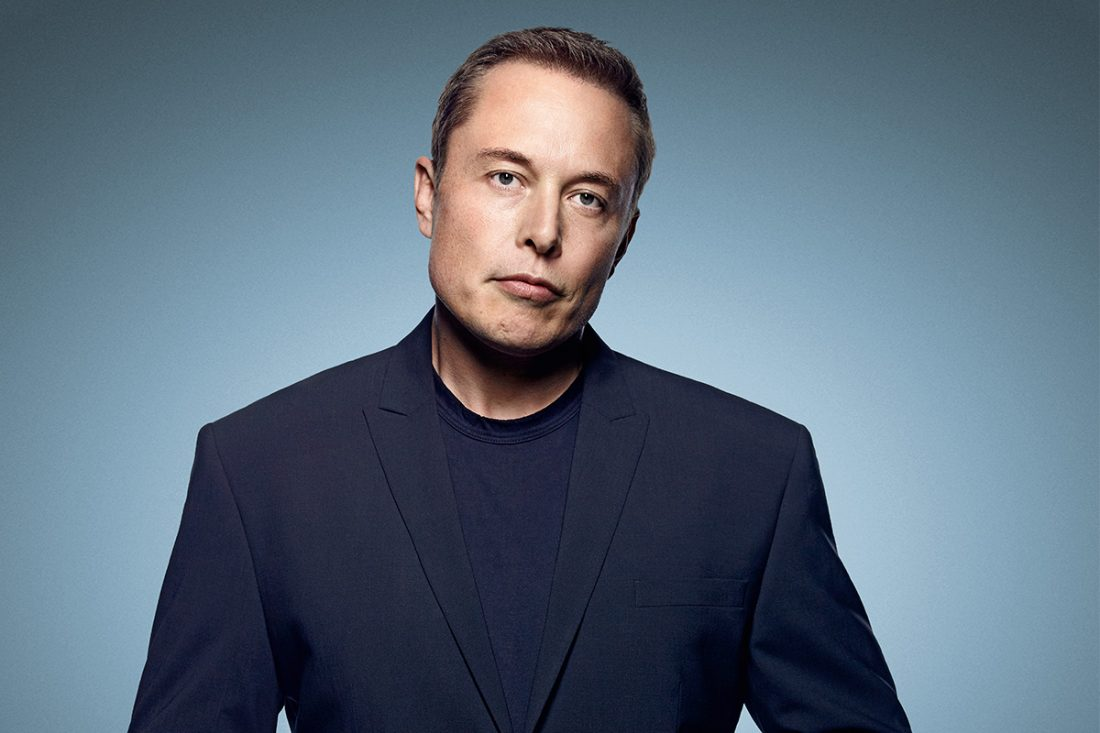
#> input picture sample.jpg, 1100 x 733 px
$ python face_detection.py sample.jpg
#> lines starting #> are read from the running program, lines starting #| are printed output that depends on the picture; after the words box and inside, x2 and y2 are one past the last pixel; in counts of white or black regions, pixels touching at a corner belong together
# load the library using the import keyword
# OpenCV must be properly installed for this to work. If not, then the module will not load with an
# error message.

import cv2
import sys

# Gets the name of the image file (filename) from sys.argv

imagePath = sys.argv[1]
cascPath = "haarcascade_frontalface_default.xml"

# This creates the cascade classifcation from file

faceCascade = cv2.CascadeClassifier(cascPath)

# The image is read and converted to grayscale

image = cv2.imread(imagePath)
#> image is the input picture: shape (733, 1100, 3); mean B, G, R 123, 107.2, 91.1
gray = cv2.cvtColor(image, cv2.COLOR_BGR2GRAY)
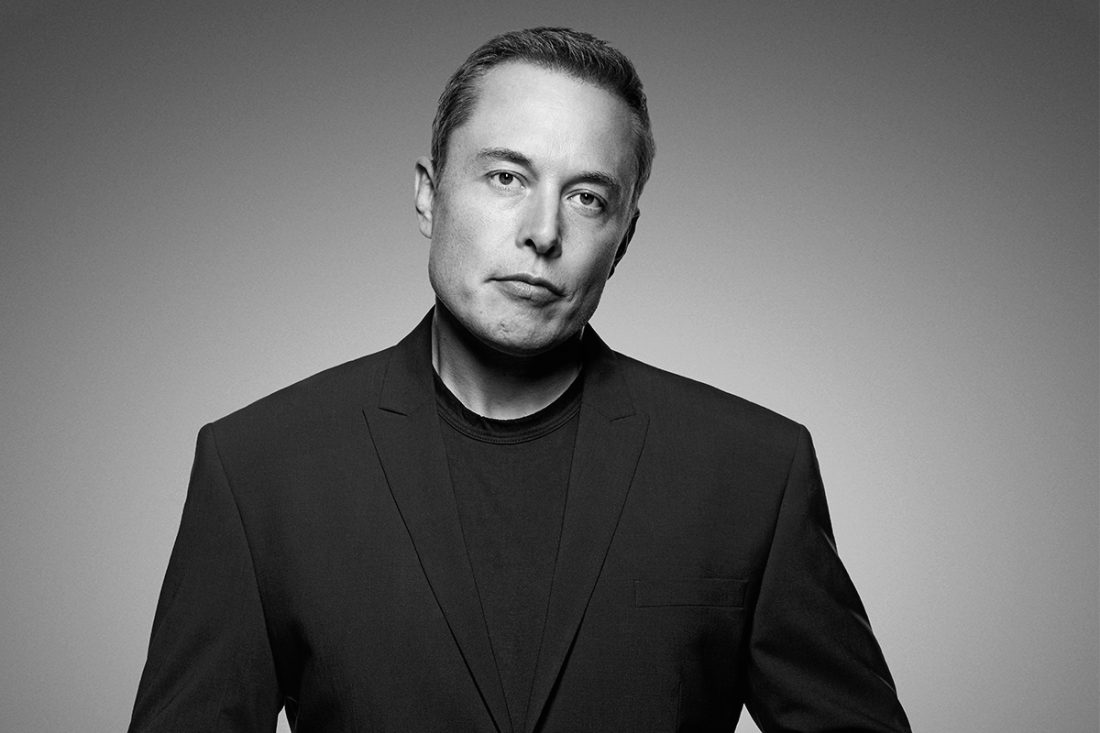
#> gray: shape (733, 1100); min 0, max 244, mean 104.2

# The face or faces in an image are detected
# This section requires the most adjustments to get accuracy on face being detected.


faces = faceCascade.detectMultiScale(
    gray,
    scaleFactor=1.3,
    minNeighbors=2,
    minSize=(30,30),
    flags = cv2.CASCADE_SCALE_IMAGE
)
#> faces = [[431, 90, 231, 231]]

print("Detected {0} faces!".format(len(faces)))
#| Detected 1 faces!

# This draws a green rectangle around the faces detected


for (x, y, w, h) in faces:
    cv2.rectangle(image, (x, y), (x+w, y+h), (0, 255, 0), 2)
#> this loop made 1 pass
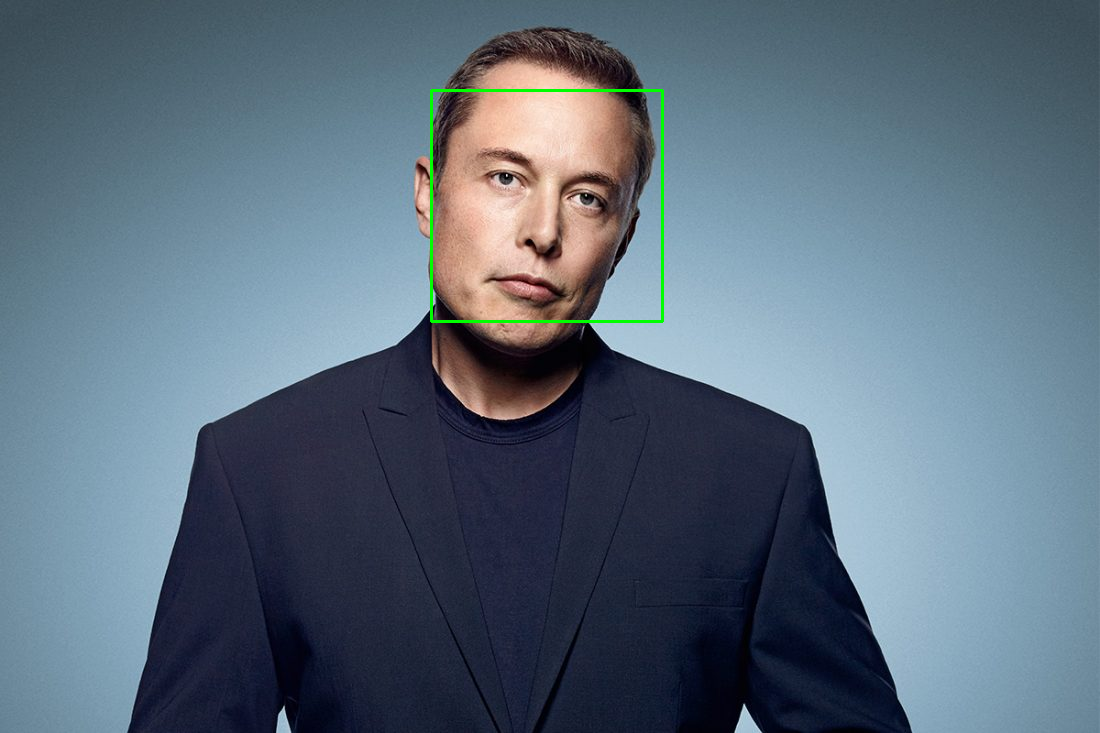
#> image: shape (733, 1100, 3); 0.34% of pixels changed, all inside (x1, y1, x2, y2) = (430, 89, 664, 323)

cv2.imshow("Faces Detected", image)
cv2.waitKey(0)

$ run again, on 4.jpg
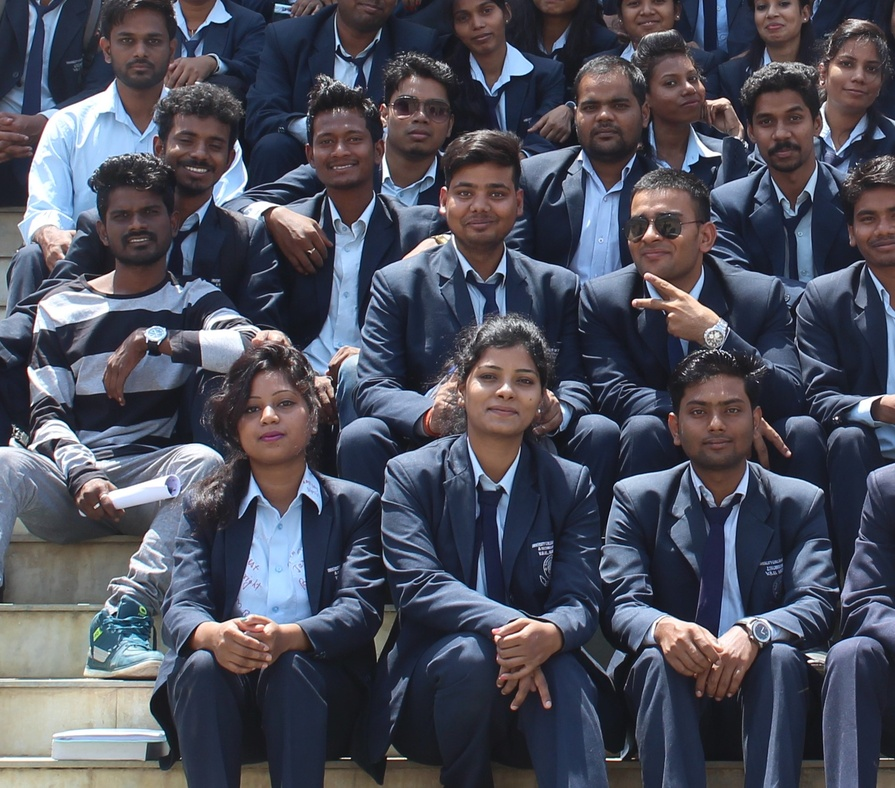
#> input picture 4.jpg, 895 x 788 px, shrunk from 1705 x 1502 before the run
#> image is the input picture: shape (788, 895, 3); mean B, G, R 91.9, 79.4, 78.1
#> `gray = cv2.cvtColor(image, cv2.COLOR_BGR2GRAY)`:
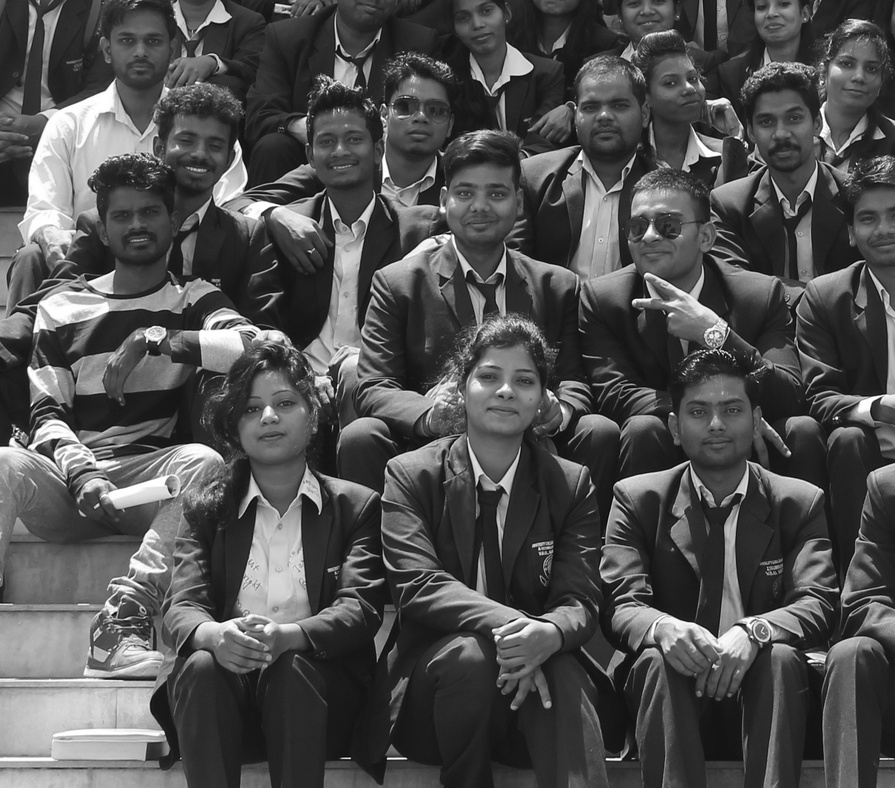
#> gray: shape (788, 895); min 2, max 255, mean 80.5
#> faces = 15 rows, first 6: [104, 12, 74, 74], [824, 40, 66, 66], [648, 54, 65, 65], [744, 91, 77, 77], [102, 188, 70, 70], [593, 547, 53, 53]
#| Detected 15 faces!
#> the loop `for (x, y, w, h) in faces:` made 15 passes
#> after the loop `for (x, y, w, h) in faces:`:
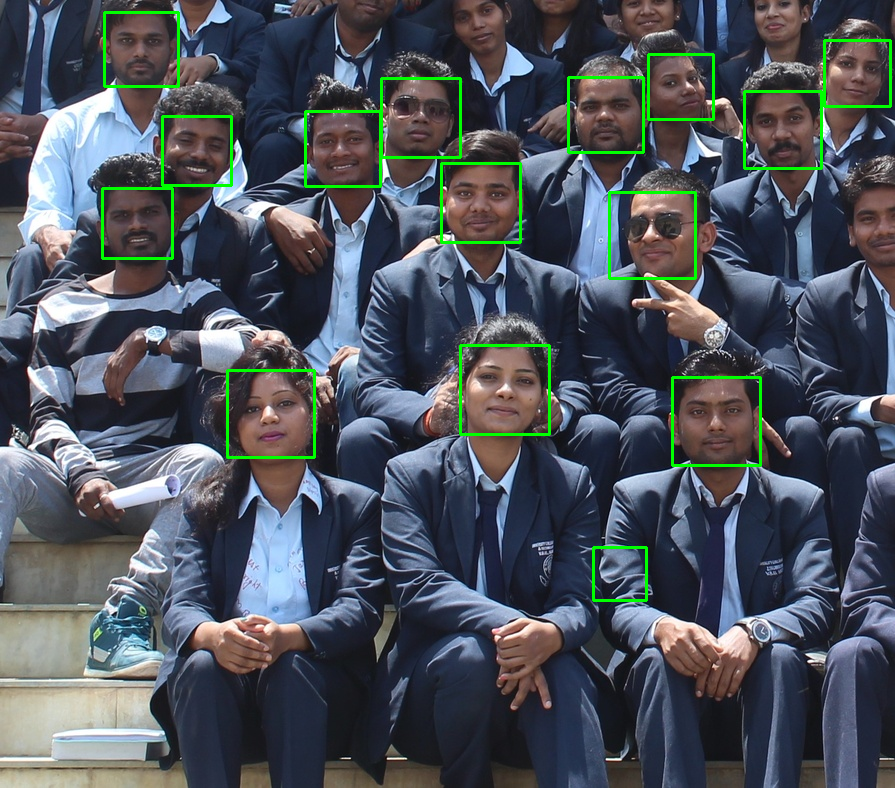
#> image: shape (788, 895, 3); 1.9% of pixels changed, all inside (x1, y1, x2, y2) = (101, 11, 892, 602)

$ run again, on nevermore_ii_by_joeyjazz_dd7yuri-pre.jpg
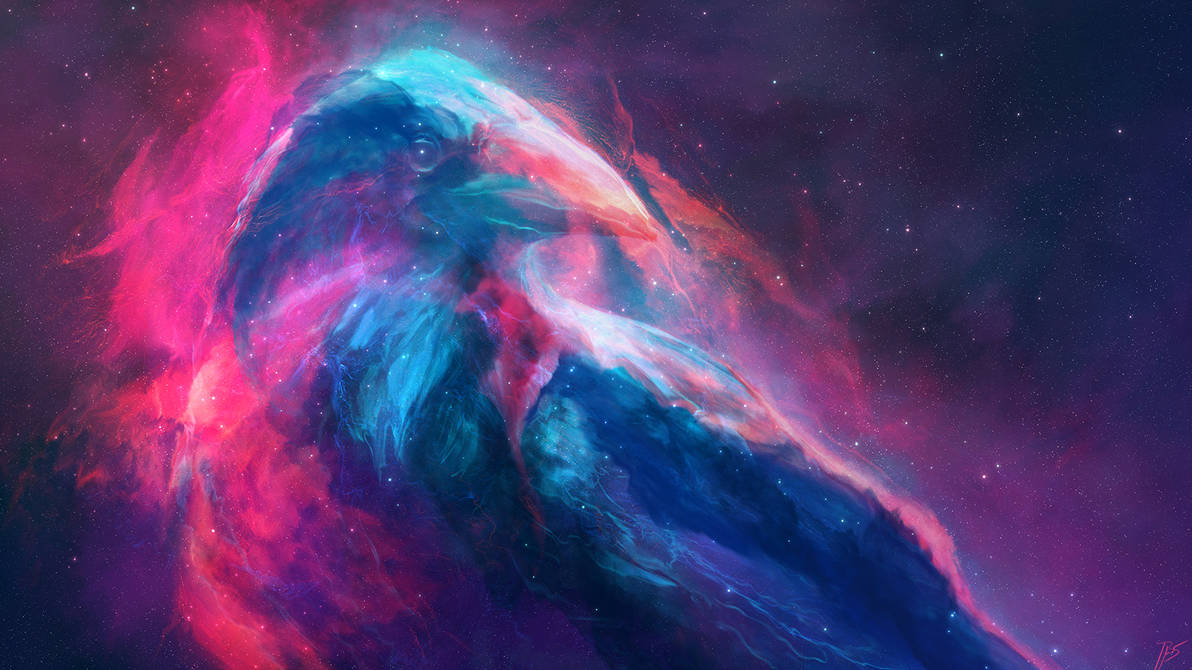
#> input picture nevermore_ii_by_joeyjazz_dd7yuri-pre.jpg, 1192 x 670 px
#> image is the input picture: shape (670, 1192, 3); mean B, G, R 110.2, 57.1, 81.7
#> `gray = cv2.cvtColor(image, cv2.COLOR_BGR2GRAY)`:
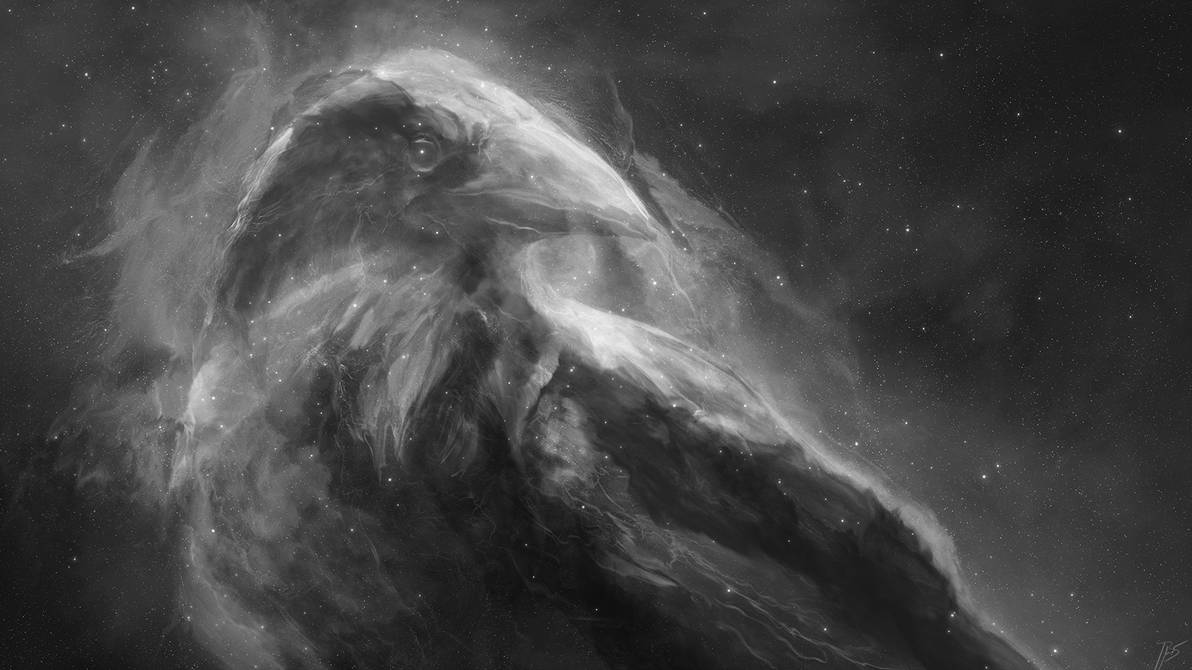
#> gray: shape (670, 1192); min 4, max 254, mean 70.5
#> faces = ()
#| Detected 0 faces!
